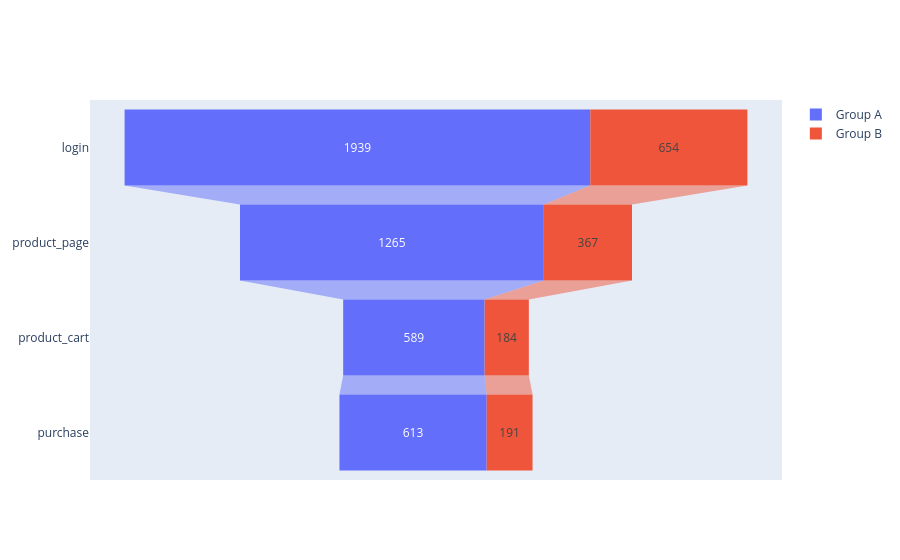

The cell this chart's notebook holds for it:
### Code cell
fig = go.Figure()

fig.add_trace(go.Funnel(
    name = "Group A",
    y = ['login','product_page','product_cart','purchase'],
    x = funnel.loc['A', ['login','product_page','product_cart','purchase']]
))

fig.add_trace(go.Funnel(
    name = "Group B",
    y = ['login','product_page','product_cart','purchase'],
    x = funnel.loc['B', ['login','product_page','product_cart','purchase']]
))

fig.show()

### Figure 1 — Plotly figure (JSON) as saved in the notebook; plotly's stock layout.template omitted (floating-point values rounded to 4 significant figures)
{"data": [{"name": "Group A", "type": "funnel", "x": [1939, 1265, 589, 613], "y": ["login", "product_page", "product_cart", "purchase"]}, {"name": "Group B", "type": "funnel", "x": [654, 367, 184, 191], "y": ["login", "product_page", "product_cart", "purchase"]}], "layout": {}}
